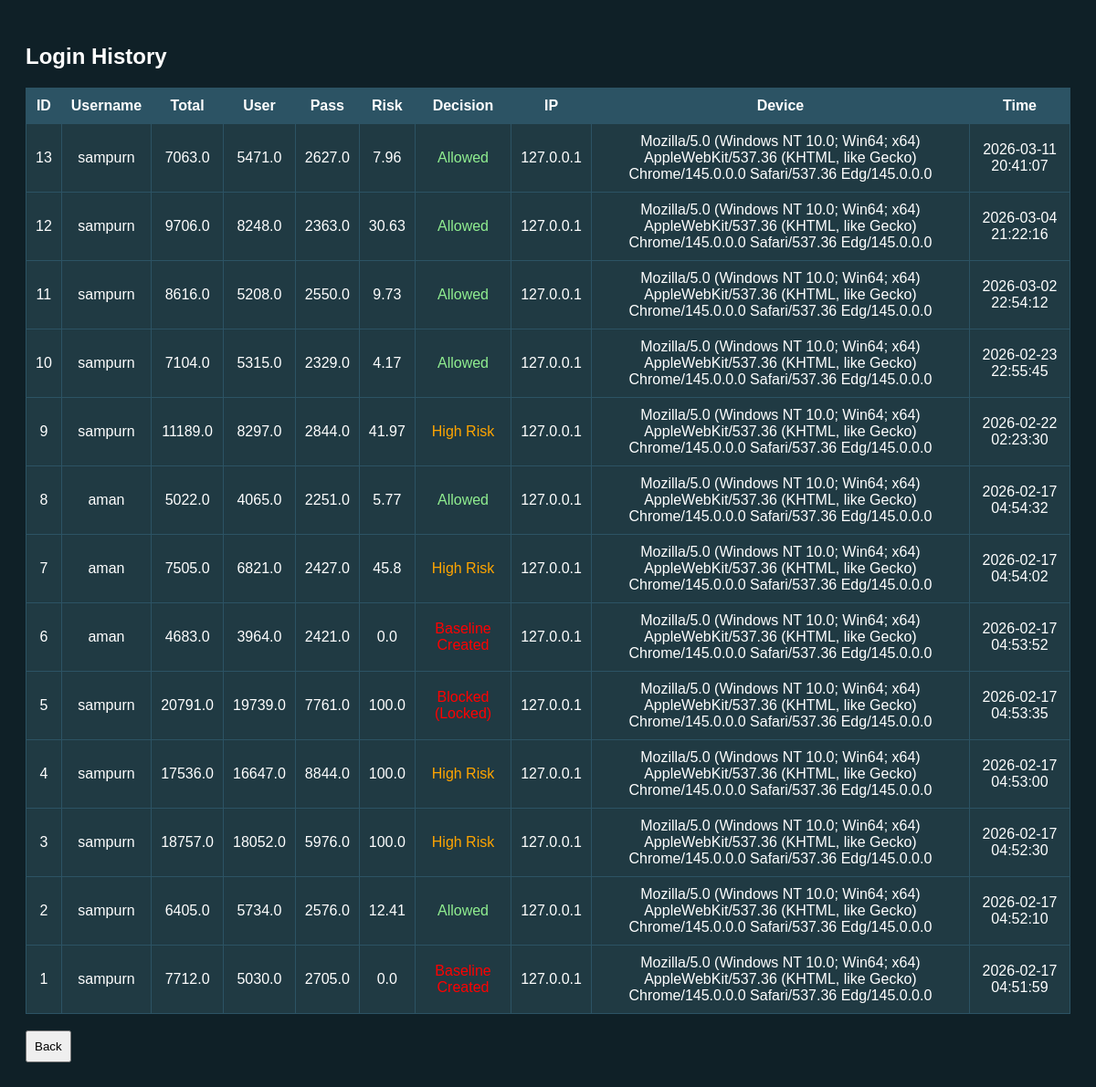
The app's page /history with its own data.
### tables this page shows
CREATE TABLE login_history (
        id INTEGER PRIMARY KEY AUTOINCREMENT,
        username TEXT,
        total REAL,
        user_time REAL,
        pass_time REAL,
        risk REAL,
        decision TEXT,
        ip TEXT,
        device TEXT,
        timestamp TEXT
    );

### app.py (the view)
@app.route("/history")
def history():
    conn = sqlite3.connect(DATABASE)
    c = conn.cursor()
    c.execute("SELECT * FROM login_history ORDER BY id DESC")
    records = c.fetchall()
    conn.close()
    return render_template("history.html", records=records)

### templates/history.html (shortened to what this page needs)
<!DOCTYPE html>
<html>
<head>
</head>
<body>
<h2>Login History</h2>
<table>
<tr>
<th>ID</th>
<th>Username</th>
<th>Total</th>
<th>User</th>
<th>Pass</th>
<th>Risk</th>
<th>Decision</th>
<th>IP</th>
<th>Device</th>
<th>Time</th>
</tr>
{% for row in records %}
<tr>
<td>{{ row[0] }}</td>
<td>{{ row[1] }}</td>
<td>{{ row[2] }}</td>
<td>{{ row[3] }}</td>
<td>{{ row[4] }}</td>
<td>{{ row[5] }}</td>
<td class="
{% if row[6] == 'Allowed' %}allowed
{% elif row[6] == 'High Risk' %}high
{% else %}blocked
{% endif %}
">
{{ row[6] }}
</td>
<td>{{ row[7] }}</td>
<td>{{ row[8] }}</td>
<td>{{ row[9] }}</td>
</tr>
{% endfor %}
</table>
<br>
<a href="/"><button style="padding:8px;">Back</button></a>
</body>
</html>

### templates/history.html (style rules this page uses)
body { font-family:Arial; background:#0f2027; color:white; padding:20px; }
table { width:100%; border-collapse:collapse; background:#203a43; }
th, td { padding:10px; border:1px solid #2c5364; text-align:center; }
th { background:#2c5364; }
.allowed { color:lightgreen; }
.high { color:orange; }
.blocked { color:red; }

### records on screen
login_history: id "13", username "sampurn", total "7063.0", user_time "5471.0", pass_time "2627.0", risk "7.96", decision "Allowed", ip "127.0.0.1", device "Mozilla/5.0 (Windows NT 10.0; Win64; x64) AppleWebKit/537.36 (KHTML, like Gecko) Chrome/145.0.0.0 Safari/537.36 Edg/145.0.0.0", timestamp "2026-03-11 20:41:07"
login_history: id "12", username "sampurn", total "9706.0", user_time "8248.0", pass_time "2363.0", risk "30.63", decision "Allowed", ip "127.0.0.1", device "Mozilla/5.0 (Windows NT 10.0; Win64; x64) AppleWebKit/537.36 (KHTML, like Gecko) Chrome/145.0.0.0 Safari/537.36 Edg/145.0.0.0", timestamp "2026-03-04 21:22:16"
login_history: id "11", username "sampurn", total "8616.0", user_time "5208.0", pass_time "2550.0", risk "9.73", decision "Allowed", ip "127.0.0.1", device "Mozilla/5.0 (Windows NT 10.0; Win64; x64) AppleWebKit/537.36 (KHTML, like Gecko) Chrome/145.0.0.0 Safari/537.36 Edg/145.0.0.0", timestamp "2026-03-02 22:54:12"
login_history: id "10", username "sampurn", total "7104.0", user_time "5315.0", pass_time "2329.0", risk "4.17", decision "Allowed", ip "127.0.0.1", device "Mozilla/5.0 (Windows NT 10.0; Win64; x64) AppleWebKit/537.36 (KHTML, like Gecko) Chrome/145.0.0.0 Safari/537.36 Edg/145.0.0.0", timestamp "2026-02-23 22:55:45"
login_history: id "9", username "sampurn", total "11189.0", user_time "8297.0", pass_time "2844.0", risk "41.97", decision "High Risk", ip "127.0.0.1", device "Mozilla/5.0 (Windows NT 10.0; Win64; x64) AppleWebKit/537.36 (KHTML, like Gecko) Chrome/145.0.0.0 Safari/537.36 Edg/145.0.0.0", timestamp "2026-02-22 02:23:30"
login_history: id "8", username "aman", total "5022.0", user_time "4065.0", pass_time "2251.0", risk "5.77", decision "Allowed", ip "127.0.0.1", device "Mozilla/5.0 (Windows NT 10.0; Win64; x64) AppleWebKit/537.36 (KHTML, like Gecko) Chrome/145.0.0.0 Safari/537.36 Edg/145.0.0.0", timestamp "2026-02-17 04:54:32"
login_history: id "7", username "aman", total "7505.0", user_time "6821.0", pass_time "2427.0", risk "45.8", decision "High Risk", ip "127.0.0.1", device "Mozilla/5.0 (Windows NT 10.0; Win64; x64) AppleWebKit/537.36 (KHTML, like Gecko) Chrome/145.0.0.0 Safari/537.36 Edg/145.0.0.0", timestamp "2026-02-17 04:54:02"
login_history: id "6", username "aman", total "4683.0", user_time "3964.0", pass_time "2421.0", risk "0.0", decision "Baseline Created", ip "127.0.0.1", device "Mozilla/5.0 (Windows NT 10.0; Win64; x64) AppleWebKit/537.36 (KHTML, like Gecko) Chrome/145.0.0.0 Safari/537.36 Edg/145.0.0.0", timestamp "2026-02-17 04:53:52"
login_history: id "5", username "sampurn", total "20791.0", user_time "19739.0", pass_time "7761.0", risk "100.0", decision "Blocked (Locked)", ip "127.0.0.1", device "Mozilla/5.0 (Windows NT 10.0; Win64; x64) AppleWebKit/537.36 (KHTML, like Gecko) Chrome/145.0.0.0 Safari/537.36 Edg/145.0.0.0", timestamp "2026-02-17 04:53:35"
login_history: id "4", username "sampurn", total "17536.0", user_time "16647.0", pass_time "8844.0", risk "100.0", decision "High Risk", ip "127.0.0.1", device "Mozilla/5.0 (Windows NT 10.0; Win64; x64) AppleWebKit/537.36 (KHTML, like Gecko) Chrome/145.0.0.0 Safari/537.36 Edg/145.0.0.0", timestamp "2026-02-17 04:53:00"
login_history: id "3", username "sampurn", total "18757.0", user_time "18052.0", pass_time "5976.0", risk "100.0", decision "High Risk", ip "127.0.0.1", device "Mozilla/5.0 (Windows NT 10.0; Win64; x64) AppleWebKit/537.36 (KHTML, like Gecko) Chrome/145.0.0.0 Safari/537.36 Edg/145.0.0.0", timestamp "2026-02-17 04:52:30"
login_history: id "2", username "sampurn", total "6405.0", user_time "5734.0", pass_time "2576.0", risk "12.41", decision "Allowed", ip "127.0.0.1", device "Mozilla/5.0 (Windows NT 10.0; Win64; x64) AppleWebKit/537.36 (KHTML, like Gecko) Chrome/145.0.0.0 Safari/537.36 Edg/145.0.0.0", timestamp "2026-02-17 04:52:10"
login_history: id "1", username "sampurn", total "7712.0", user_time "5030.0", pass_time "2705.0", risk "0.0", decision "Baseline Created", ip "127.0.0.1", device "Mozilla/5.0 (Windows NT 10.0; Win64; x64) AppleWebKit/537.36 (KHTML, like Gecko) Chrome/145.0.0.0 Safari/537.36 Edg/145.0.0.0", timestamp "2026-02-17 04:51:59"
